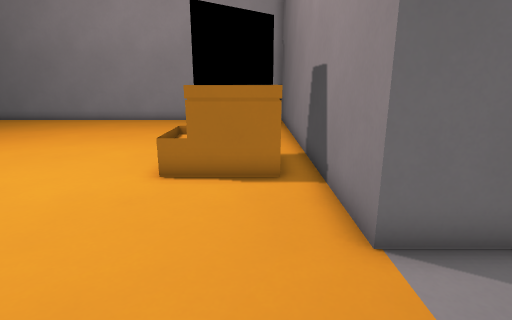
View 1 (above)

16 first-person views from a walk through a level from a Godot 3-D game. The camera is 1.2 m above the floor, tilts 14° down and sees 80° across. The floor is counted in squares, 0.5 m on a side. Each view is taken from the middle of a square. On the plan, view 1 faces up. The plan holds only what a view shows up to about 19 squares ahead; the rest is blank. Characters and animated objects are not drawn.

View 2
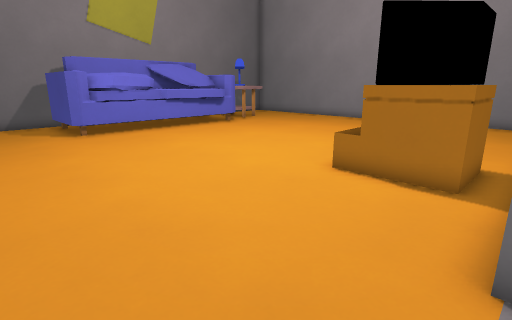

View 3
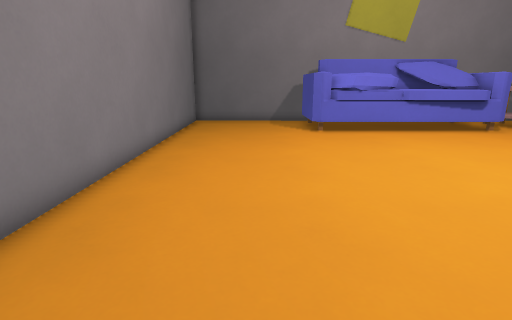

View 4
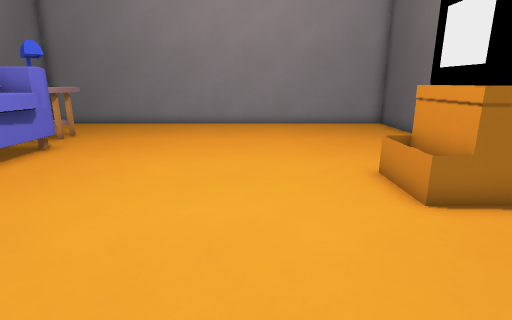

View 5
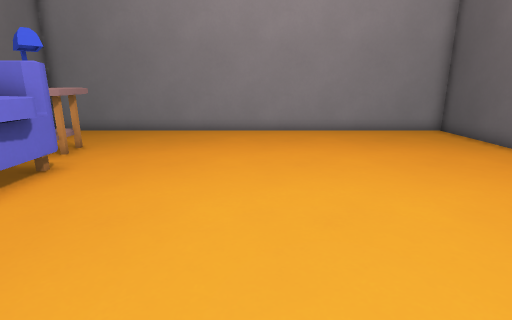

View 6
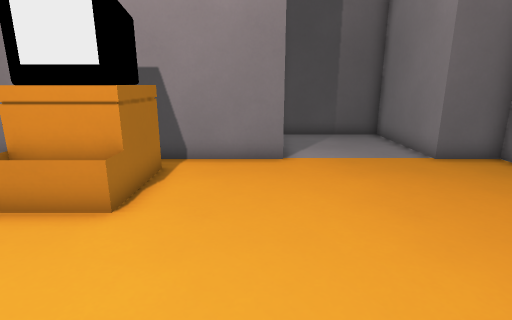

View 7
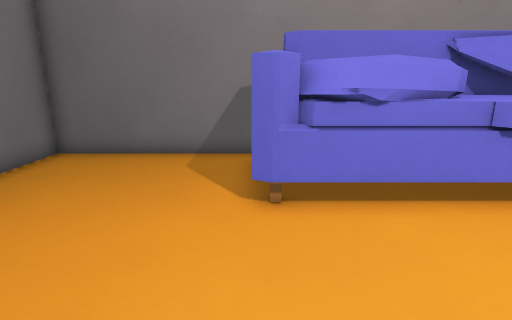

View 8
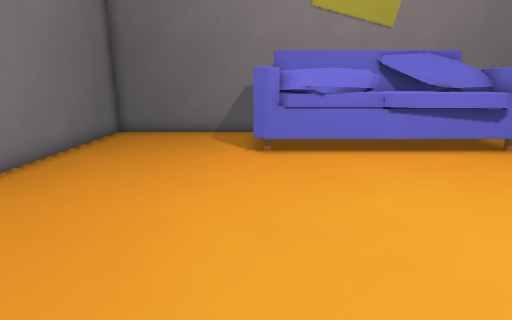

View 9
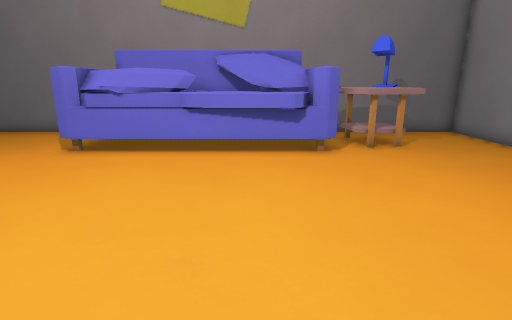

View 10
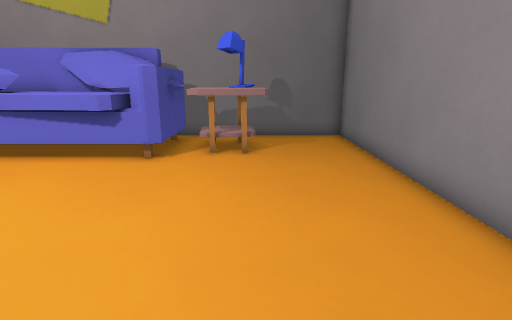

View 11
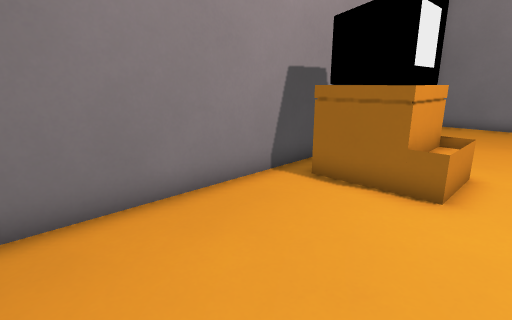

View 12
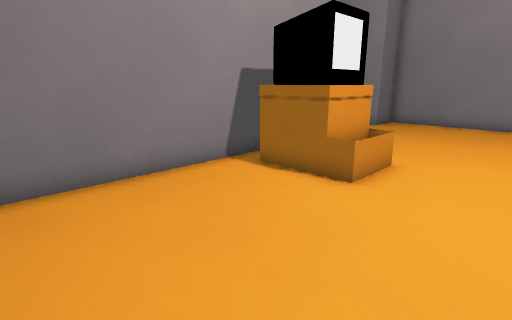

View 13
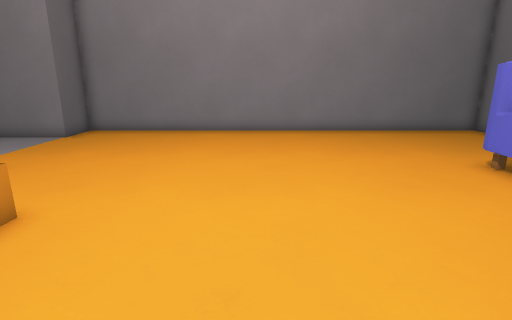

View 14
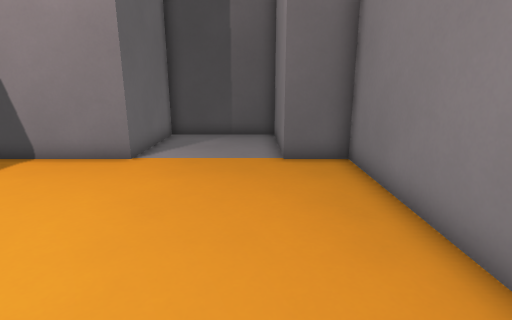

View 15
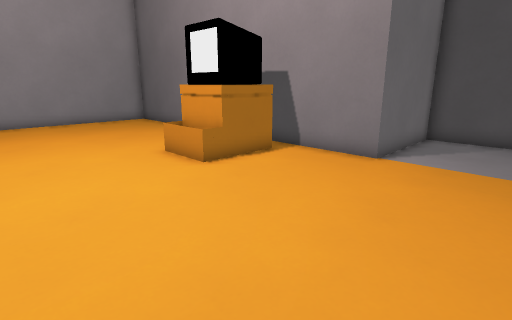

View 16
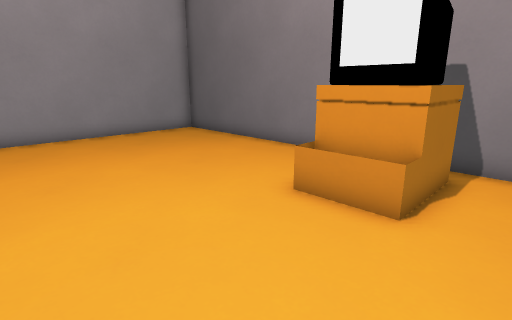

### Floor plan
Key: @ floor where view 1 was taken; # wall or solid block; . floor; ^ raised ledge; T TV; A table; L lamp.
Columns run from 19 left of view 1 to 7 right of it. Each row starts with its distance up from view 1.
 21  #####################
 20  #...................#
 19  #...................#
 18 # ...................#
 17 # LLA................#
 16 #.LLAA...............#
 15 #.AAAA...............#
 14 #.AA^^...............#
 13 ###^^^...............#
 12   ##^^^..............#
 11   ##^^...............#
 10   ##^^...........#####
  9   #^^^...........#TT##
  8   ^^^^...........#T###
  7   ^^^#...............#
  6   ^ ^^...............#
  5  #^ ^^...............#
  4  #^^^^...............######
  3  #........................#
  2  #........................#
  1  #........................#
  0  #.................@......#
 -1  #...................######
 -2  #...................#
 -3  #####################

Where each view was taken, in squares from view 1:
view 1: 0 up, 0 right, facing up
view 2: 0 up, 2 right, facing up-left
view 3: 1 up, 2 right, facing left
view 4: 2 up, 6 left, facing up
view 5: 5 up, 8 left, facing up
view 6: 5 up, 8 left, facing right
view 7: 4 up, 8 left, facing left
view 8: 4 up, 3 left, facing left
view 9: 11 up, 3 left, facing left
view 10: 17 up, 4 left, facing left
view 11: 17 up, 4 left, facing down-right
view 12: 17 up, 6 left, facing down-right
view 13: 13 up, 7 left, facing down
view 14: 0 up, 8 left, facing right
view 15: 0 up, 8 left, facing up-right
view 16: 6 up, 8 left, facing up-right
